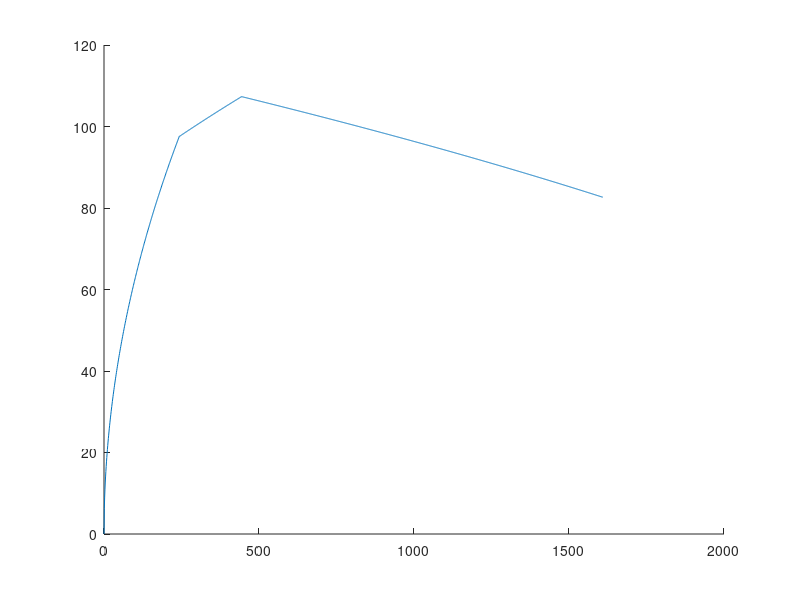

Source code (MATLAB):
%% Acceleration profile Constants
l_track = 1609.34; % 5280 ft or 1 mile
V0 = 0; % mps
mPod = 500; % kg

%% Pusher Acceleration
% v = v0 + 1/2at^2
l_pusher= 243.84; % 800 ft
xpush = 0:l_pusher;
aPush = 2*9.8;
Vpush = sqrt(V0^2 + 2*aPush.*xpush);

%% Drag
Fmd = 1000;
Fd = 6.5;

%% Propulsion
Fth = 3500;
lprop = 200; % m
xprop = l_pusher:(l_pusher + lprop);
aProp = (Fth - (Fmd + Fd))/mPod;
Vprop = sqrt(Vpush(end)^2 + 2*aProp.*(xprop - l_pusher));

%% Coast
xcoast = xprop(end):l_track;
aCoast = - (Fmd + Fd)/mPod;
VCoast = sqrt(Vprop(end)^2 + 2*aCoast.*(xcoast - lprop - l_pusher));

%% Additional Braking


%% Plot full profile
figure, hold on
plot([xpush xprop xcoast], [Vpush Vprop VCoast])

%% Braking
% aB = -2*9.8; % Max acceleration of braking
% Vf = 0;
% % Plot braking distance needed to brake at this acceleration as a function
% % of mass velocity
% Vmax = 90:200;
% x = -Vmax.^2/(2*aB);
% figure, hold on
% plot(Vmax, x)
% l_brake_max = l_track-l_pusher;
% xlabel('Vmax (m/s)')
% ylabel('Distance needed for braking (m)')
% % Plot distance available for propulsion as velocity increases
% xProp = l_brake_max - x;
% plot(Vmax, xProp)
% % plot([Vmax(1) Vmax(end)], [l_brake_max l_brake_max], 'r--')
% legend({'Braking Distance', 'Propulsion Distance'})
% 
% % Propulsion Needed Accelleration
% aprop = (Vmax.^2 - Vpush^2)./(2*xProp);
% Fth = mPod*aprop;
% figure, plot(Vmax, Fth)
% xlabel('Vmax (m/s)')
% ylabel('Force of Thrust Needed (N)')
% 
% % Time of Force allowed
